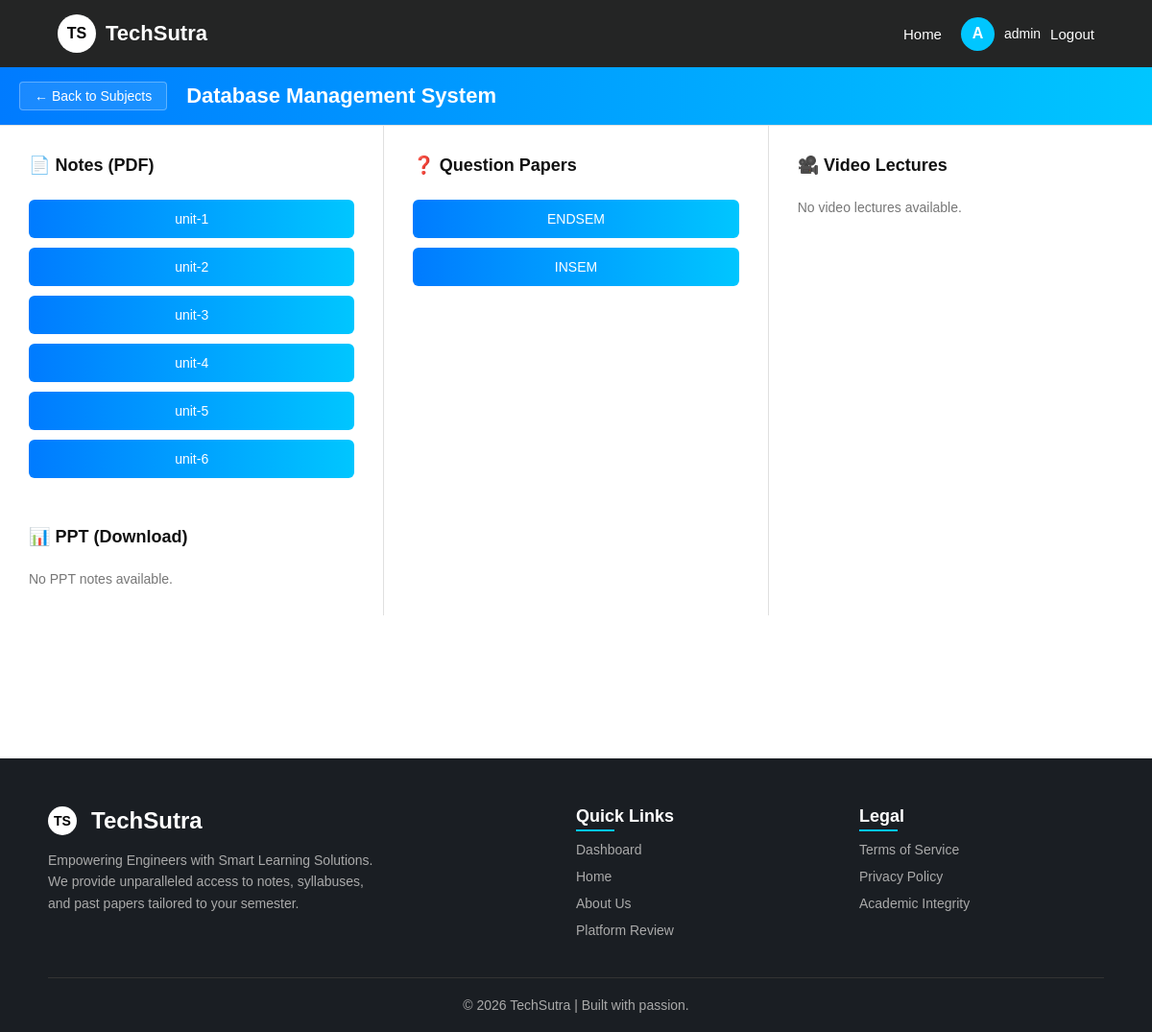
The page /resources/68/ (signed in) on the database its author committed.
### TechSutraapp/models.py (models this page shows, shortened)
class Subject(models.Model):
    semester = models.ForeignKey(Semester, on_delete=models.CASCADE, related_name="subjects")
    name = models.CharField(max_length=100)

class Resource(models.Model):
    subject = models.ForeignKey(Subject, on_delete=models.CASCADE, related_name="resources")
    title = models.CharField(max_length=200)
    file_type = models.CharField(max_length=20, choices=RESOURCE_TYPES, default='notes_pdf')
    file = models.FileField(
        upload_to='resources/',
        validators=[FileExtensionValidator(
            allowed_extensions=['pdf', 'ppt', 'pptx', 'jpg', 'jpeg', 'png', 'mp4', 'webm', 'ogg']
        )],
        blank=True,
        null=True
    )
    video_url = models.URLField(
        blank=True,
        null=True,
        help_text="For video resources only: Link to YouTube, Vimeo, or other video platforms"
    )
    uploaded_by = models.ForeignKey(User, on_delete=models.CASCADE)

### TechSutraapp/views.py (the view)
# urls.py: path('resources/<int:subject_id>/', resources, name='resources'),
@login_required(login_url='login')
def resources(request, subject_id):
    subject = get_object_or_404(Subject, id=subject_id)
    resources = subject.resources.all()
    video_lectures = subject.video_lectures.all()
    context = {
        'subject': subject,
        'notes_pdf': resources.filter(file_type='notes_pdf'),
        'notes_ppt': resources.filter(file_type='notes_ppt'),
        'question_papers': resources.filter(file_type='qp'),
        'videos': resources.filter(file_type='video'),
        'video_lectures': video_lectures,
        'syllabus': resources.filter(file_type='syllabus')
    }
    return render(request, 'TechSutraapp/resources.html', context)

### TechSutraapp/templates/TechSutraapp/resources.html (shortened to what this page needs)
{% load static %}
<!DOCTYPE html>
<html lang="en">
<head>
    <link rel="stylesheet" href="{% static 'TechSutraapp/css/style.css' %}?v=4.2">
</head>
<body>
<nav class="navbar">
    <div class="brand" onclick="goToDashboard()">
        <div class="brand-logo">TS</div>
        <h2 class="brand-name">TechSutra</h2>
    </div>
        <div class="nav-right" id="navArea">
        <a href="{% url 'home' %}" class="nav-link">Home</a>
        {% if request.user.is_authenticated %}
        <div class="user-section">
            <div class="user-logo" onclick="window.location.href='{% url 'dashboard' %}'">{{ request.user.username.0|upper }}</div>
            <span class="username" id="server-username">{{ request.user.username }}</span>                        <a href="{% url 'logout' %}" class="nav-link">Logout</a>
        </div>
        {% else %}
        <a href="{% url 'login' %}" class="login-btn">Login</a>
        {% endif %}
    </div>
</nav>
<div class="study-resources-wrapper">
    <div class="study-header-band">
        <button class="back-btn" onclick="window.location.href='{% url 'dashboard' %}?branch={{ subject.semester.department.name|urlencode }}&semester=Semester {{ subject.semester.number }}'">&#8592; Back to Subjects</button>
        <h2 class="subject-title">{{ subject.name }}</h2>
    </div>
    <div class="study-grid">
        <div class="study-col">
            <div class="resource-group">
                <h3>📄 Notes (PDF)</h3>
                {% for res in notes_pdf %}
                <button class="resource-btn" onclick="openModal('{% if res.file %}{{ res.file.url }}{% else %}#{% endif %}')">{{ res.title }}</button>
                {% empty %}
                <p style="color:#777; font-size:14px;">No PDF notes available.</p>
                {% endfor %}
            </div>
            <div class="resource-group" style="margin-top:20px;">
                <h3>📊 PPT (Download)</h3>
                {% for res in notes_ppt %}
                <button class="resource-btn" onclick="openModal('{% if res.file %}{{ res.file.url }}{% else %}#{% endif %}')">{{ res.title }}</button>
                {% empty %}
                <p style="color:#777; font-size:14px;">No PPT notes available.</p>
                {% endfor %}
            </div>
        </div>
        <div class="study-col">
            <div class="resource-group">
                <h3>❓ Question Papers</h3>
                {% for res in question_papers %}
                <button class="resource-btn" onclick="openModal('{% if res.file %}{{ res.file.url }}{% else %}#{% endif %}')">{{ res.title }}</button>
                {% empty %}
                <p style="color:#777; font-size:14px;">No Question Papers available.</p>
                {% endfor %}
            </div>
        </div>
        <div class="study-col">
            <div class="resource-group">
                <h3>🎥 Video Lectures</h3>
                {% if videos or video_lectures %}
                    {% for res in videos %}
                    <button class="resource-btn" onclick="openVideoModal('{{ res.id }}', '{{ res.title }}', '{% if res.video_url %}{{ res.video_url }}{% else %}{{ res.file.url }}{% endif %}')">{{ res.title }}</button>
                    {% endfor %}
                    {% for video in video_lectures %}
                    <button class="resource-btn" onclick="openVideoModal('{{ video.id }}', '{{ video.title }}', '{{ video.video_url }}')">{{ video.title }}</button>
                    {% endfor %}
                {% else %}
                <p style="color:#777; font-size:14px;">No video lectures available.</p>
                {% endif %}
            </div>
        </div>
    </div>
</div>
{% include 'TechSutraapp/footer.html' %}
</body>
</html>

### static/TechSutraapp/css/style.css (style rules this page uses)
* { margin: 0; padding: 0; box-sizing: border-box; font-family: Arial, Helvetica, sans-serif; }
body { background: #f4f6f9; color: #333; display: flex; flex-direction: column; min-height: 100vh; }
.navbar { display: flex; justify-content: space-between; align-items: center; padding: 15px 60px; background-color: rgba(0, 0, 0, 0.85); color: white; }
.brand { display: flex; align-items: center; cursor: pointer; }
.brand-logo { width: 40px; height: 40px; background: white; color: black; font-weight: bold; border-radius: 50%; display: flex; align-items: center; justify-content: center; margin-right: 10px; }
.brand-name { font-size: 22px; }
.nav-right { display: flex; align-items: center; gap: 20px; }
.nav-link { text-decoration: none; color: white; font-size: 15px; }
.user-section { display: flex; align-items: center; gap: 10px; }
.user-logo { width: 35px; height: 35px; background: #00c6ff; border-radius: 50%; display: flex; align-items: center; justify-content: center; font-weight: bold; cursor: pointer; }
.username { font-size: 14px; }
.back-btn { background: #f4f6f9; border: 1px solid #ccc; color: #333; padding: 8px 15px; border-radius: 6px; cursor: pointer; transition: 0.3s; font-size: 14px; }
.study-resources-wrapper { width: 100%; min-height: calc(100vh - 80px); background: #ffffff; }
.study-header-band { background: linear-gradient(to right, #007bff, #00c6ff); color: white; display: flex; align-items: center; justify-content: flex-start; gap: 20px; padding: 15px 20px; font-size: 22px; font-weight: bold; }
.study-header-band .back-btn { background: rgba(255,255,255,0.1); border: 1px solid rgba(255,255,255,0.3); color: white; padding: 6px 15px; border-radius: 4px; cursor: pointer; font-size: 14px; transition: 0.3s; }
.study-header-band .subject-title { text-align: left; margin: 0; font-size: 22px; font-weight: bold; }
.study-grid { display: flex; flex-wrap: wrap; width: 100%; margin: 0 auto; border-top: 1px solid #e0e0e0; }
.study-col { flex: 1; min-width: 300px; padding: 30px; border-right: 1px solid #e0e0e0; display: flex; flex-direction: column; gap: 30px; }
.study-col:last-child { border-right: none; }
.resource-group { display: flex; flex-direction: column; gap: 10px; }
.resource-group h3 { font-size: 18px; color: #111; margin-bottom: 15px; display: flex; align-items: center; gap: 10px; font-weight: bold; }
.resource-btn { background: linear-gradient(to right, #007bff, #00c6ff); color: white; padding: 12px 20px; border-radius: 6px; border: none; font-size: 14px; cursor: pointer; text-align: center; transition: 0.3s; font-weight: 500; }

### rows shown on the page
Subject: name "Database Management System"
Resource: title "unit-1"
Resource: title "unit-2"
Resource: title "unit-3"
Resource: title "unit-4"
Resource: title "unit-5"
Resource: title "unit-6"
Resource: title "ENDSEM"
Resource: title "INSEM"

### other values the page prints
{{ request.user.username.0|upper }} "A"
{{ request.user.username }} "admin"
